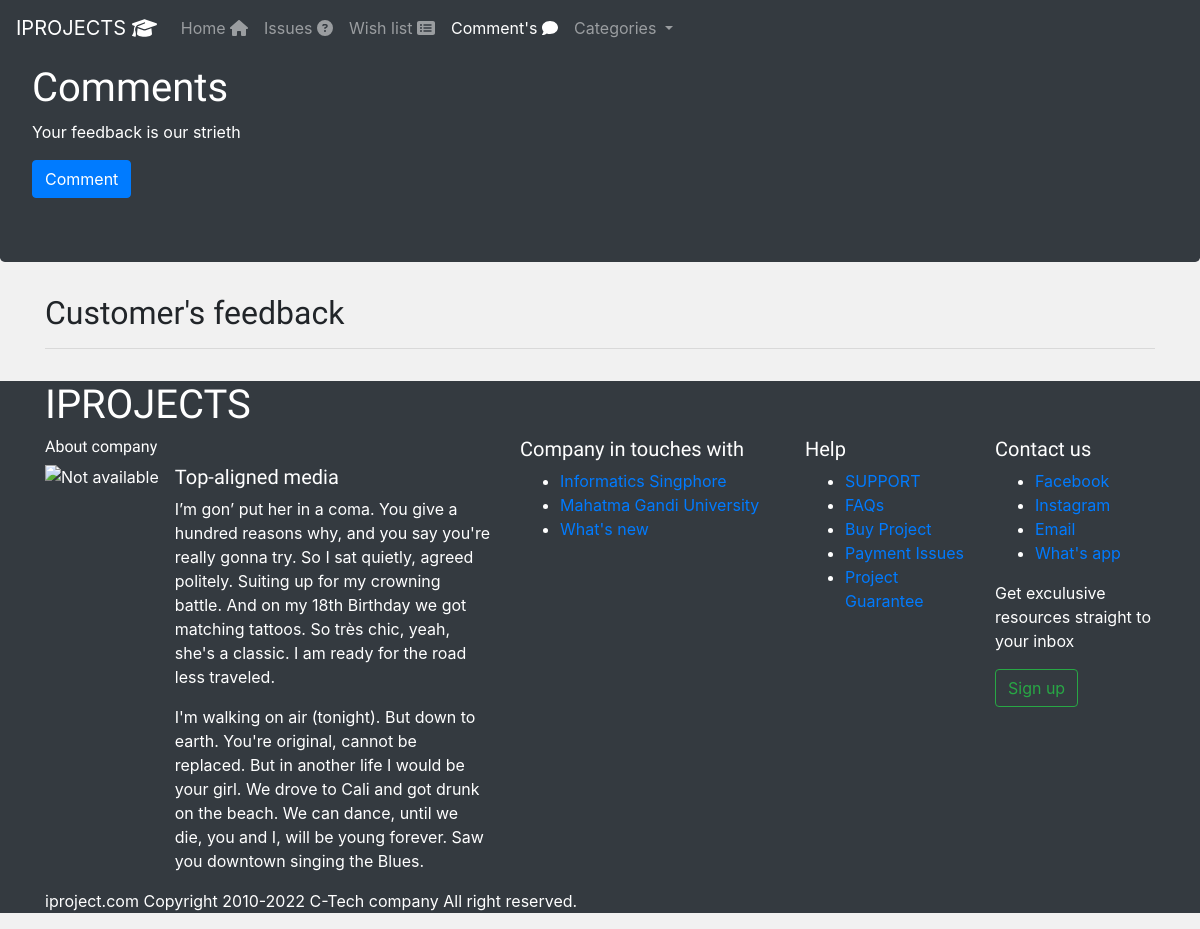
Page /content/comment/ on the earlier database version.
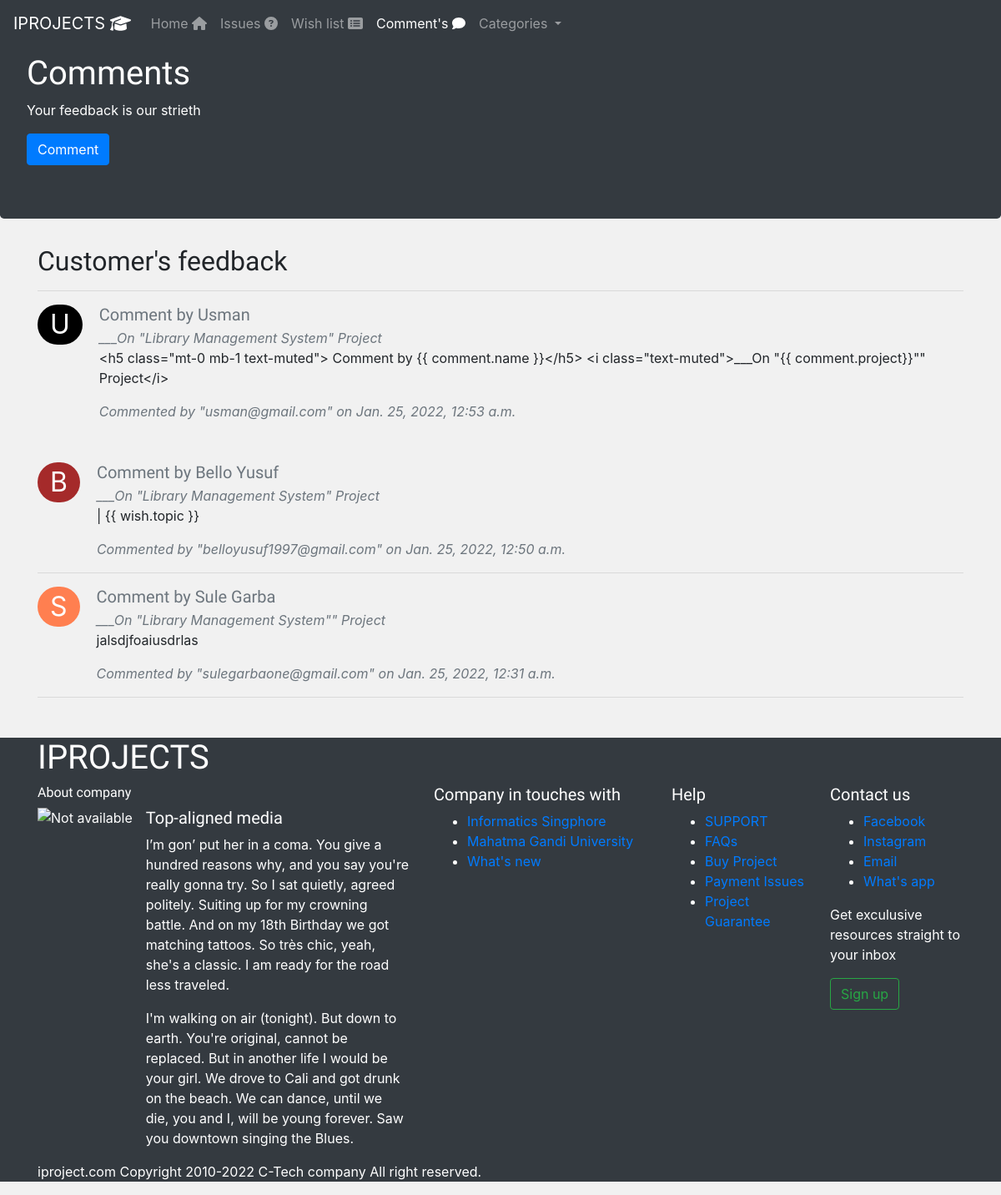
Same page on the later database version.
### content/models.py (models this page shows, shortened)
class Comment(models.Model):
    project = models.ForeignKey(Project, related_name='projects', on_delete=models.CASCADE)
    name = models.CharField(("Username"),max_length=50)
    email = models.EmailField(("Your Email"), max_length=250)
    body = models.TextField(("Your comment"))
    created = models.DateTimeField(auto_now_add=True)
    updated = models.DateTimeField(auto_now=True, auto_now_add=False)
    active = models.BooleanField(default=True)
    class Meta:
        ordering = ('-created',)

### projectapp/models.py (models this page shows, shortened)
class Project(models.Model):
    category = models.ForeignKey(Category, on_delete=models.CASCADE,
                                 related_name='projects')
    name = models.CharField(max_length=150, db_index=True)
    slug = models.SlugField(max_length=250, db_index=True)
    image = models.ImageField(upload_to='project_image',
                              blank=True, null=True)
    file = models.FileField(upload_to='Projects/%Y/%m/%d',
                            blank=False, null=False)
    description = models.OneToOneField(ProjectDetail,
                                       on_delete=models.CASCADE)
    price = models.DecimalField(max_digits=10, decimal_places=2)
    old_price = models.DecimalField(("Last price"),
                                    max_digits=10, decimal_places=2)
    rating = models.IntegerField(("Project Ratings"), default=0)
    available = models.BooleanField(default=True)
    created = models.DateTimeField(auto_now=False, auto_now_add=True)
    updated = models.DateTimeField(auto_now=True, auto_now_add=False)
    class Meta:
        ordering = ('-name',)
        index_together = (('id', 'slug'),)
    def __str__(self):
        return self.name

### content/views.py (the view)
# urls.py: path('comment/', views.user_comment, name='comment'),
def user_comment(request):
    categories = Category.objects.all()
    comments = Comment.objects.filter(active=True)
    if request.method=='POST':
        form = CommentForm(request.POST)
        if form.is_valid():
            cd = form.cleaned_data
            user_comment = Comment(
                name=cd['name'],
                project=cd['project'],
                email=cd['email'],
                body=cd['body']
            )
            user_comment.save()
            messages.add_message(request, messages.INFO, "Thanks for your comment")
    else:
        form = CommentForm()
    return render(request, 'content/comment.html',
                    {'comments':comments,
                    'form':form,
                    'categories':categories,
                    'section':'comment'})

### content/templates/content/comment.html (shortened to what this page needs)
{% extends 'base.html' %}
{% load static %}
{% block content %}
<div class="jumbotron" style="background-color:#343A40; color:white;">
    <h1>Comments </h1>
    <p>Your feedback is our strieth</p>
    <button type="button" class="btn btn-primary" data-toggle="modal" data-target="#staticBackdrop">
        Comment
    </button>
</div>
<div class="container">
  <h2 class="feedback">Customer's feedback </h2>
     <hr>
   <div class="list-group">
     {% for comment in comments %}
     <ul class="list-unstyled">
       {% if comment.email|slice:':1' in 'a,b,c,d,e' %}
       <li class="media">
        <span style="background-color:brown;
            color:white; font-size:xx-large;
            padding-right:15px; padding-left:15px; border-radius:100em;">
          {{ comment.email|slice:":1"|capfirst }}</span>
        <div class="media-body" style="padding-left: 20px;">
          <h5 class="mt-0 mb-1 text-muted"> Comment by {{ comment.name }}</h5>
          <i class="text-muted">___On "{{ comment.project}}" Project</i>
          <p>{{ comment.body }}</p>
          <i class="text-muted">Commented by "{{ comment.email }}" on {{ comment.created }}</i>
        </div>
      </li>
      {% elif comment.email|slice:':1' in 'p,q,r,s,t'%}
      <li class="media">
        <span style="background-color:coral;
            color:white; font-size:xx-large;
            padding-right:15px; padding-left:15px; border-radius:100em;">
          {{ comment.email|slice:":1"|capfirst }}</span>
        <div class="media-body" style="padding-left: 20px;">
          <h5 class="mt-0 mb-1 text-muted"> Comment by {{ comment.name }}</h5>
          <i class="text-muted">___On "{{ comment.project}}"" Project</i>          <p>{{ comment.body }}</p>
          <i class="text-muted">Commented by "{{ comment.email }}" on {{ comment.created }}</i>
        </div>
      </li>
      {% else %}
      <li class="media">
        <span style="background-color:black;
            color:white; font-size:xx-large;
            padding-right:15px; padding-left:15px; border-radius:100em;">
          {{ comment.email|slice:":1"|capfirst }}</span>
        <div class="media-body" style="padding-left: 20px;">
          <h5 class="mt-0 mb-1 text-muted"> Comment by {{ comment.name }}</h5>
          <i class="text-muted">___On "{{ comment.project}}" Project</i>          <p>{{ comment.body }}</p>
          <i class="text-muted">Commented by "{{ comment.email }}" on {{ comment.created }}</i>
        </div>
      </li>
      </ul>
    {% endif %}
    <hr>
  {% endfor %}
</div>
</div>
{% endblock content %}

Differences in the rows shown:
added Comment: email "U", name "Usman", project "Library Management System", body "<h5 class=\"mt-0 mb-1 text-muted\"> Comment by {{ comment.name }}</h5> <i class=\"text-muted\">___On \"{{ comment.project}}\"\" Project</i>", email "usman@gmail.com", created "Jan. 25, 2022, 12:53 a.m."
added Comment: email "B", name "Bello Yusuf", project "Library Management System", body "| {{ wish.topic }}", email "belloyusuf1997@gmail.com", created "Jan. 25, 2022, 12:50 a.m."
added Comment: email "S", name "Sule Garba", project "Library Management System", body "jalsdjfoaiusdrlas", email "sulegarbaone@gmail.com", created "Jan. 25, 2022, 12:31 a.m."
